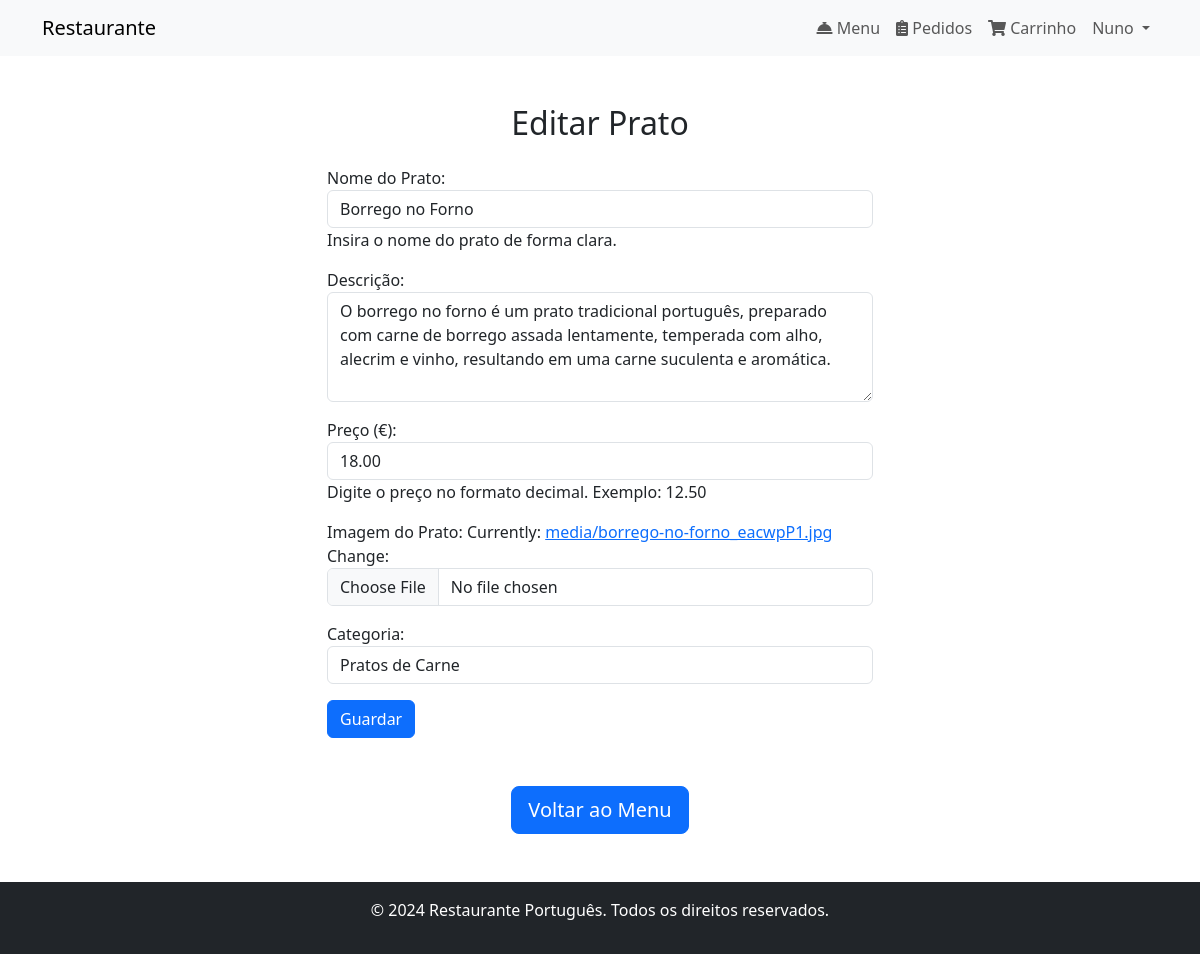
/menu/editar/5/ (signed in), run on the app's committed database.
### menu/models.py (models this page shows, shortened)
class Prato(models.Model):
    nome = models.CharField(max_length=100)
    descricao = models.TextField()
    preco = models.DecimalField(max_digits=6, decimal_places=2)
    imagem = models.ImageField(upload_to='media/')
    categoria = models.CharField(
        max_length=50,
        choices=[
            ('Entradas', 'Entradas'),
            ('Sopas', 'Sopas'),
            ('Carne', 'Pratos de Carne'),
            ('Peixe', 'Pratos de Peixe'),
            ('Sobremesas', 'Sobremesas'),
            ('Sumos', 'Sumos'),
            ('Vinhos', 'Vinhos'),
            ('Cafés', 'Cafés'),
        ]
    )

### menu/views.py (the view)
# urls.py: path('editar/<int:pk>/', views.editar_prato, name='editar_prato'),
@login_required
@permission_required('menu.change_prato', raise_exception=True)
def editar_prato(request, pk):
    prato = get_object_or_404(Prato, pk=pk)
    if request.method == 'POST':
        form = PratoForm(request.POST, request.FILES, instance=prato)
        if form.is_valid():
            form.save()
            return redirect('menu')
    else:
        form = PratoForm(instance=prato)
    return render(request, 'editar_prato.html', {'form': form, 'prato': prato})

### menu/templates/editar_prato.html (shortened to what this page needs)
{% extends 'base.html' %}
{% block content %}
<main class="container my-5">
    <h2 class="text-center mb-4">Editar Prato</h2>
    <div class="row justify-content-center">
        <div class="col-md-6">
            <form method="POST" action="{% url 'editar_prato' prato.pk %}" enctype="multipart/form-data">
                {{ form.as_p }}
                <button type="submit" class="btn btn-primary">Guardar</button>
            </form>
        </div>
    </div>
    <div class="text-center mt-5">
        <a href="{% url 'menu' %}" class="btn btn-primary btn-lg">
            Voltar ao Menu
        </a>
    </div>
</main>
{% endblock %}

### templates/base.html (shortened to what this page needs)
<!DOCTYPE html>
<html lang="pt">
<head>
    <link href="https://cdn.jsdelivr.net/npm/bootstrap@5.3.3/dist/css/bootstrap.min.css" rel="stylesheet">
    <link href="https://cdnjs.cloudflare.com/ajax/libs/font-awesome/5.15.4/css/all.min.css" rel="stylesheet">
</head>
<body>
    <nav class="navbar navbar-expand-lg navbar-light bg-light">
        <div class="container">
            <a class="navbar-brand" href="{% url 'homepage' %}">Restaurante</a>
            <div class="collapse navbar-collapse" id="navbarNav">
                <ul class="navbar-nav ms-auto">
                    <li class="nav-item">
                        <a class="nav-link" href="{% url 'menu' %}">
                            <i class="fas fa-concierge-bell"></i> Menu
                        </a>
                    </li>
                    <li class="nav-item">
                        <a class="nav-link" href="{% url 'orders' %}">
                            <i class="fas fa-clipboard-list"></i> Pedidos
                        </a>
                    </li>
                    <li class="nav-item">
                        <a class="nav-link" href="{% url 'visualizar_carrinho' %}">
                            <i class="fas fa-shopping-cart"></i> Carrinho
                        </a>
                    </li>
                    {% if user.is_authenticated %}
                        <li class="nav-item dropdown">
                            <a class="nav-link dropdown-toggle" href="#" id="userDropdown" role="button" data-bs-toggle="dropdown" aria-expanded="false">
                                {{ user.username }}
                            </a>
                        </li>
                    {% else %}
                        <li class="nav-item"><a class="btn btn-outline-success ms-3 px-4 py-2 fw-bold" href="{% url 'registo' %}" role="button">Registo</a></li>
                        <li class="nav-item"><a class="btn btn-primary ms-2 px-4 py-2 fw-bold" href="{% url 'login' %}" role="button">Login</a></li>
                    {% endif %}
                </ul>
            </div>
        </div>
    </nav>
    <main>
        {% block content %}
        {% endblock %}
    </main>
    <footer class="bg-dark text-white text-center py-3 mt-auto">
        <p>&copy; 2024 Restaurante Português. Todos os direitos reservados.</p>
    </footer>
</body>
</html>

### templates/base.html (style rules this page uses)
body { display: flex; flex-direction: column; min-height: 100vh; }
main { flex: 1; }

### data on the page
Prato: nome "Borrego no Forno", descricao "O borrego no forno é um prato tradicional português, preparado com carne de borrego assada lentamente, temperada com alho, alecrim e vinho, resultando em uma carne suculenta e aromática.", preco "18.00", categoria "Pratos de Carne"

### other printed values
{{ user.username }} "Nuno"
